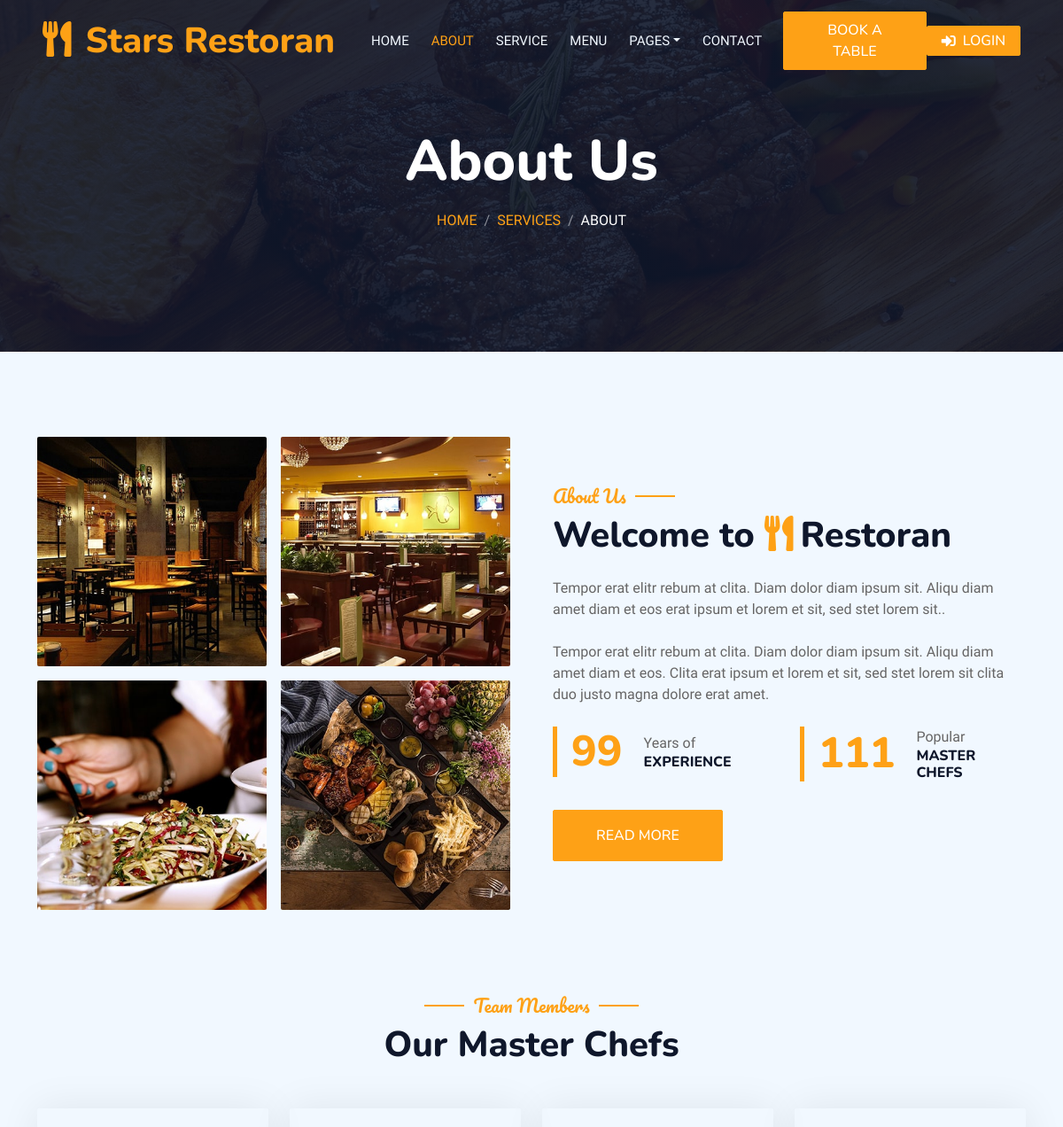
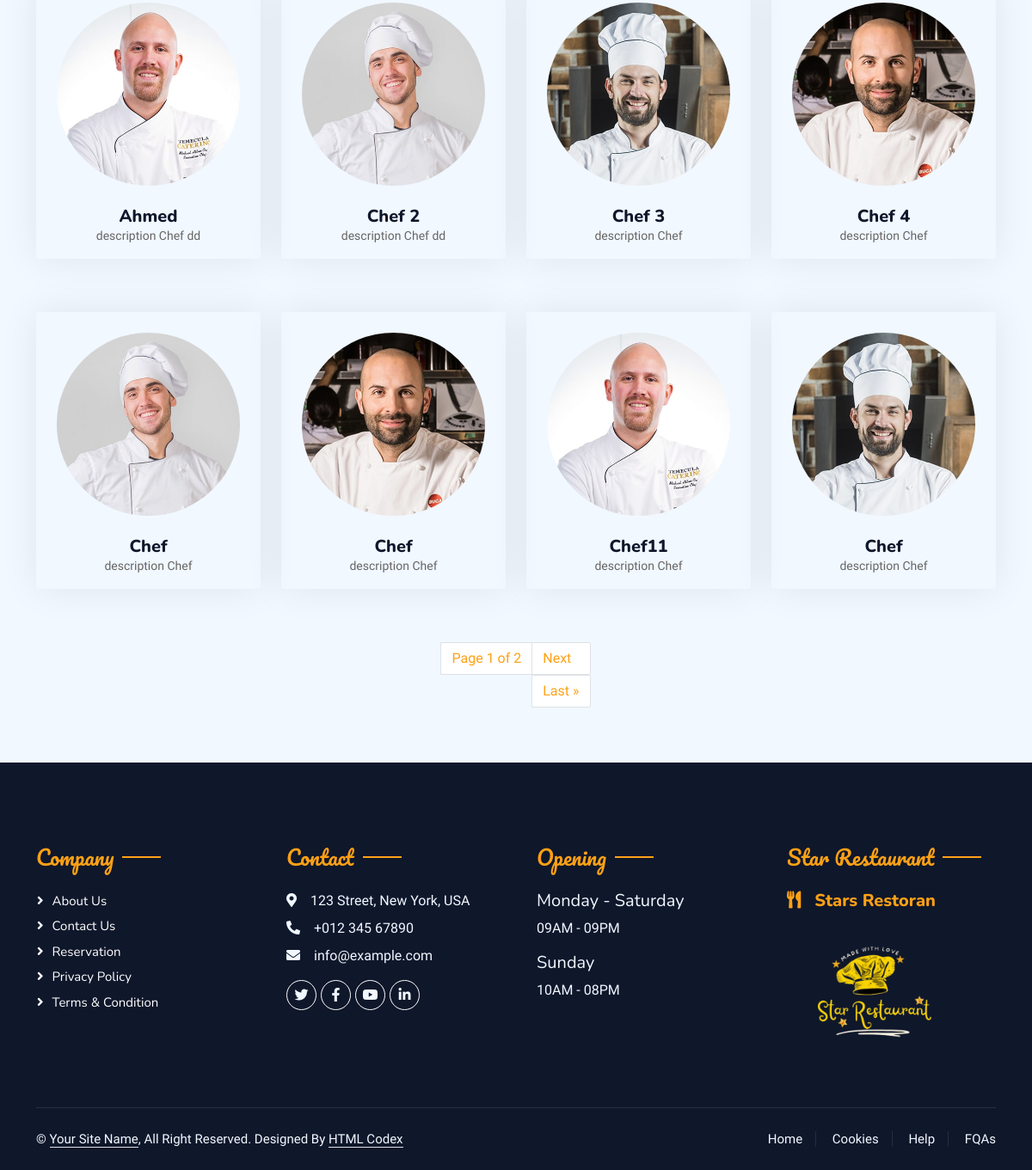
The app's page /stars/restaurant/about/ with its own data (2 pictures, top to bottom).
### restaurant_app/models.py (models this page shows, shortened)
class AboutUsImage(models.Model):
    about_us = models.ForeignKey(AboutUs, on_delete=models.CASCADE, related_name="images")
    image = models.ImageField(upload_to="about_us_images/")

class AboutUs(models.Model):
    paragraph_one = models.CharField(max_length=2500)
    paragraph_two = models.CharField(max_length=2500)
    experience_years = models.PositiveIntegerField(default=15)
    master_chefs = models.PositiveIntegerField(default=50)

class Chefs(models.Model):
    name = models.CharField(max_length=255,blank=False,default='Chef')
    description = models.CharField(max_length=4000,blank=False,default='description Chef')
    image = models.ImageField(upload_to='chef/',default='defa/chef.jpg')
    facebook = models.URLField(max_length=500, blank=True, default='', help_text="URL to the chef's Facebook profile")
    instagram = models.URLField(max_length=500, blank=True, default='', help_text="URL to the chef's Instagram profile")
    twitter = models.URLField(max_length=500, blank=True, default='', help_text="URL to the chef's Twitter profile")

class Rest_detail(models.Model):
    name = models.CharField(max_length=255,blank=False,default='restaurant')
    address = models.CharField(max_length=255,blank=False,default='address')
    phone_number = models.CharField(max_length=20,blank=False,default='phone_number')
    email = models.EmailField(max_length=255,blank=False,default='email')
    image = models.ImageField(upload_to='restaurant/',default='defa/defa.png')
    description1 = models.CharField(max_length=255,default='Enjoy OurDelicious Meal')
    description2 = models.CharField(max_length=1500,default='Tempor erat elitr rebum at clita. Diam dolor diam ipsum sit. Aliqu diam amet diam et eos. Clita erat ipsum et lorem et sit, sed stet lorem sit clita duo justo magna dolore erat amet')

### restaurant_app/views.py (the view)
# urls.py: path('about/',views.about,name='about'),
def about(request):
    about_us = AboutUs.objects.first()
    about_us_images = AboutUsImage.objects.filter(about_us=about_us) if about_us else None
    chefs_list = Chefs.objects.all()
    paginator = Paginator(chefs_list,8)
    page_number = request.GET.get('page')
    chefs  = paginator.get_page(page_number)
    rest_detail = get_object_or_404(Rest_detail,pk =1)
    breadcrumb_section_url = reverse('restaurant_app:services')
    context = {
        'about_us': about_us,
        'about_us_images': about_us_images,
        'page_title': 'About Us',
        'breadcrumb_section': 'Services',
        'breadcrumb_section_url': breadcrumb_section_url,
        'breadcrumb_active': 'About',
        'about':'active',
        'chefs':chefs,
        'rest_detail': rest_detail,
        }
    return render(request,'restaurant/about.html',context)

### restaurant_app/templates/restaurant/about.html (shortened to what this page needs)
{% extends 'restaurant/base_other.html' %}
{% load static %}
{% block content %}
      <div class="container-xxl py-5">
        <div class="container">
            <div class="row g-5 align-items-center">
                <div class="col-lg-6">
                    <div class="row g-3">
                        {% for image in about_us_images %}
                            <div class="col-6 text-start">
                                <img class="img-fluid rounded w-100 wow zoomIn" data-wow-delay="0.1s" src="{{ image.image.url }}">
                            </div>
                        {% endfor %}
                    </div>
                </div>
                <div class="col-lg-6">
                    <h5 class="section-title ff-secondary text-start text-primary fw-normal">About Us</h5>
                    <h1 class="mb-4">Welcome to <i class="fa fa-utensils text-primary me-2"></i>Restoran</h1>
                    <p class="mb-4">{{about_us.paragraph_one}}.</p>
                    <p class="mb-4">{{about_us.paragraph_two}}.</p>
                    <div class="row g-4 mb-4">
                        <div class="col-sm-6">
                            <div class="d-flex align-items-center border-start border-5 border-primary px-3">
                                <h1 class="flex-shrink-0 display-5 text-primary mb-0" data-toggle="counter-up">{{about_us.experience_years}}</h1>
                                <div class="ps-4">
                                    <p class="mb-0">Years of</p>
                                    <h6 class="text-uppercase mb-0">Experience</h6>
                                </div>
                            </div>
                        </div>
                        <div class="col-sm-6">
                            <div class="d-flex align-items-center border-start border-5 border-primary px-3">
                                <h1 class="flex-shrink-0 display-5 text-primary mb-0" data-toggle="counter-up">{{about_us.master_chefs}}</h1>
                                <div class="ps-4">
                                    <p class="mb-0">Popular</p>
                                    <h6 class="text-uppercase mb-0">Master Chefs</h6>
                                </div>
                            </div>
                        </div>
                    </div>
                    <a class="btn btn-primary py-3 px-5 mt-2" href="">Read More</a>
                </div>
            </div>
        </div>
    </div>
<div class="container-xxl pt-5 pb-3">
    <div class="container">
        <div class="text-center wow fadeInUp" data-wow-delay="0.1s">
            <h5 class="section-title ff-secondary text-center text-primary fw-normal">Team Members</h5>
            <h1 class="mb-5">Our Master Chefs</h1>
        </div>
        <div class="row g-4">
            {% for chef in chefs %}
                <div class="col-lg-3 col-md-6 wow fadeInUp" data-wow-delay="0.1s">
                    <div class="team-item text-center rounded overflow-hidden">
                        <div class="rounded-circle overflow-hidden m-4">
                            <img class="img-fluid" src="{{ chef.image.url }}" alt="">
                        </div>
                        <h5 class="mb-0">{{ chef.name }}</h5>
                        <small>{{ chef.description }}</small>
                    </div>
                </div>
            {% endfor %}
        </div>
        <div class="d-flex justify-content-center mt-4">
            <div class="pagination">
                <span class="page-item">
                    <span class="page-link">
                        Page {{ chefs.number }} of {{ chefs.paginator.num_pages }}
                    </span>
                </span>
                <span class="page-item">
                    {% if chefs.has_next %}
                        <a class="page-link" href="?page={{ chefs.next_page_number }}">Next</a>
                        <a class="page-link" href="?page={{ chefs.paginator.num_pages }}">Last &raquo;</a>
                    {% endif %}
                </span>
            </div>
        </div>
    </div>
</div>
    {% endblock content %}

### restaurant_app/templates/restaurant/footer.html (shortened to what this page needs)
<div class="container-fluid bg-dark text-light footer pt-5 mt-5 wow fadeIn" data-wow-delay="0.1s">
    <div class="container py-5">
        <div class="row g-5">
            <div class="col-lg-3 col-md-6">
                <h4 class="section-title ff-secondary text-start text-primary fw-normal mb-4">Company</h4>
                <a class="btn btn-link" href="{% url 'restaurant_app:about'%}">About Us</a>
                <a class="btn btn-link" href="{% url 'restaurant_app:contact'%}">Contact Us</a>
                <a class="btn btn-link" href="">Reservation</a>
                <a class="btn btn-link" href="">Privacy Policy</a>
                <a class="btn btn-link" href="">Terms & Condition</a>
            </div>
            <div class="col-lg-3 col-md-6">
                <h4 class="section-title ff-secondary text-start text-primary fw-normal mb-4">Contact</h4>
                <p class="mb-2"><i class="fa fa-map-marker-alt me-3"></i>123 Street, New York, USA</p>
                <p class="mb-2"><i class="fa fa-phone-alt me-3"></i>+012 345 67890</p>
                <p class="mb-2"><i class="fa fa-envelope me-3"></i>info@example.com</p>
                <div class="d-flex pt-2">
                    <a class="btn btn-outline-light btn-social" href=""><i class="fab fa-twitter"></i></a>
                    <a class="btn btn-outline-light btn-social" href=""><i class="fab fa-facebook-f"></i></a>
                    <a class="btn btn-outline-light btn-social" href=""><i class="fab fa-youtube"></i></a>
                    <a class="btn btn-outline-light btn-social" href=""><i class="fab fa-linkedin-in"></i></a>
                </div>
            </div>
            <div class="col-lg-3 col-md-6">
                <h4 class="section-title ff-secondary text-start text-primary fw-normal mb-4">Opening</h4>
                <h5 class="text-light fw-normal">Monday - Saturday</h5>
                <p>09AM - 09PM</p>
                <h5 class="text-light fw-normal">Sunday</h5>
                <p>10AM - 08PM</p>
            </div>
            <div class="col-lg-3 col-md-6">
                <h4 class="section-title ff-secondary text-start text-primary fw-normal mb-4">Star Restaurant</h4>
                <h5 class="text-primary m-0"><i class="fa fa-utensils me-3"></i>Stars Restoran</h5>
                <img src="{{ rest_detail.image.url }}" alt="Logo" style="width: 200px; height: 180px; object-fit: cover; margin-right: 10px;">
            </div>
        </div>
    </div>
    <div class="container">
        <div class="copyright">
            <div class="row">
                <div class="col-md-6 text-center text-md-start mb-3 mb-md-0">
                    &copy; <a class="border-bottom" href="#">Your Site Name</a>, All Right Reserved.
                    Designed By <a class="border-bottom" href="https://htmlcodex.com">HTML Codex</a>
                </div>
                <div class="col-md-6 text-center text-md-end">
                    <div class="footer-menu">
                        <a href="{% url 'restaurant_app:home'%}">Home</a>
                        <a href="">Cookies</a>
                        <a href="">Help</a>
                        <a href="">FQAs</a>
                    </div>
                </div>
            </div>
        </div>
    </div>
</div>

### restaurant_app/static/css/style.css (style rules this page uses)
.ff-secondary { font-family: 'Pacifico', cursive; }
.btn { font-family: 'Nunito', sans-serif; font-weight: 500; text-transform: uppercase; transition: .5s; }
.btn.btn-primary, .btn.btn-secondary { color: #FFFFFF; }
.section-title { position: relative; display: inline-block; }
.section-title::before { position: absolute; content: ""; width: 45px; height: 2px; top: 50%; left: -55px; margin-top: -1px; background: var(--primary); }
.section-title::after { position: absolute; content: ""; width: 45px; height: 2px; top: 50%; right: -55px; margin-top: -1px; background: var(--primary); }
.section-title.text-start::before, .section-title.text-end::after { display: none; }
.team-item { box-shadow: 0 0 45px rgba(0, 0, 0, .08); height: calc(100% - 38px); transition: .5s; }
.team-item img { transition: .5s; }
.footer .btn.btn-social { margin-right: 5px; width: 35px; height: 35px; display: flex; align-items: center; justify-content: center; color: var(--light); border: 1px solid #FFFFFF; border-radius: 35px; transition: .3s; }
.footer .btn.btn-link { display: block; margin-bottom: 5px; padding: 0; text-align: left; color: #FFFFFF; font-size: 15px; font-weight: normal; text-transform: capitalize; transition: .3s; }
.footer .btn.btn-link::before { position: relative; content: "\f105"; font-family: "Font Awesome 5 Free"; font-weight: 900; margin-right: 10px; }
.footer .copyright { padding: 25px 0; font-size: 15px; border-top: 1px solid rgba(256, 256, 256, .1); }
.footer .copyright a { color: var(--light); }
.footer .footer-menu a { margin-right: 15px; padding-right: 15px; border-right: 1px solid rgba(255, 255, 255, .1); }
.footer .footer-menu a:last-child { margin-right: 0; padding-right: 0; border-right: none; }

### records on screen
AboutUsImage: image (picture)
AboutUsImage: image (picture)
AboutUsImage: image (picture)
AboutUsImage: image (picture)
AboutUs: paragraph_one "Tempor erat elitr rebum at clita. Diam dolor diam ipsum sit. Aliqu diam amet diam et eos erat ipsum et lorem et sit, sed stet lorem sit.", paragraph_two "Tempor erat elitr rebum at clita. Diam dolor diam ipsum sit. Aliqu diam amet diam et eos. Clita erat ipsum et lorem et sit, sed stet lorem sit clita duo justo magna dolore erat amet", experience_years "99", master_chefs "111"
Chefs: image (picture), name "Ahmed", description "description Chef dd"
Chefs: image (picture), name "Chef 2", description "description Chef dd"
Chefs: image (picture), name "Chef 3", description "description Chef"
Chefs: image (picture), name "Chef 4", description "description Chef"
Chefs: image (picture), name "Chef", description "description Chef"
Chefs: image (picture), name "Chef", description "description Chef"
Chefs: image (picture), name "Chef11", description "description Chef"
Chefs: image (picture), name "Chef", description "description Chef"
Rest_detail: image (picture)

### other values on screen
{{ page_title }} "About Us"
{{ breadcrumb_section }} "SERVICES"
{{ breadcrumb_active }} "ABOUT"
{{ chefs.number }} "1"
{{ chefs.paginator.num_pages }} "2"
